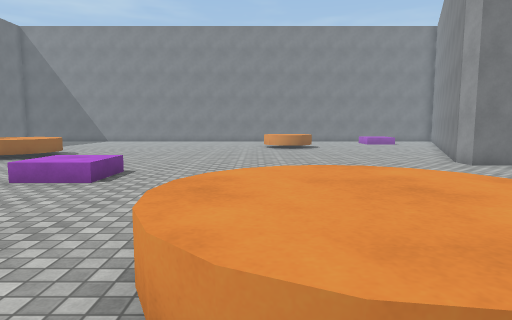
View 1 (above)

19 first-person views from a walk through a scene from a Unity 3-D project. The camera is 1.4 m above the floor, tilts 6° down and sees 75° across. The floor is counted in squares, 1 m on a side. Each view is taken from the middle of a square. On the plan, view 1 faces up. The plan holds only what a view shows up to about 15 squares ahead; the rest is blank. The place goes on beyond the plan. Surface patterns are stand-ins for the level's own textures.

View 2
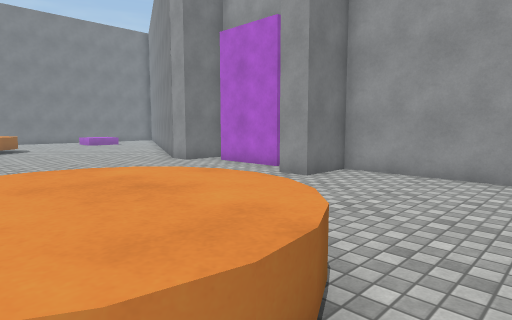

View 3
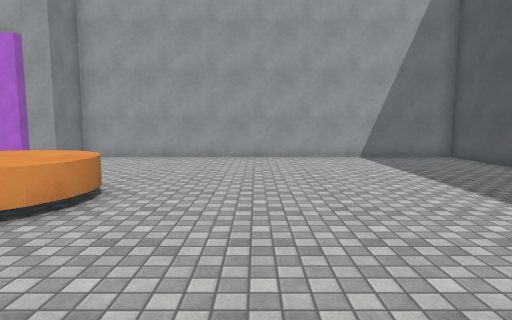

View 4
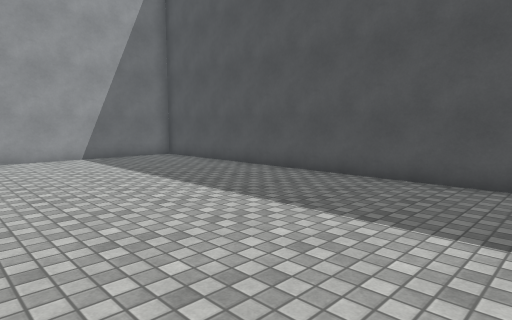

View 5
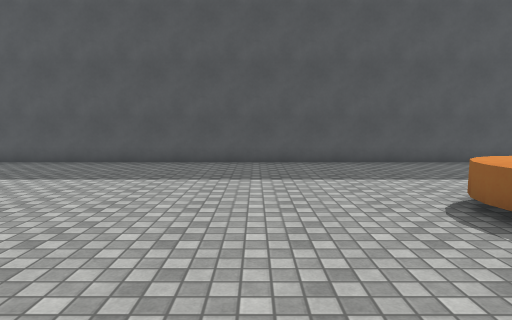

View 6
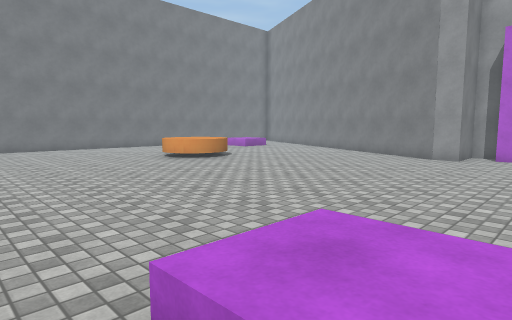

View 7
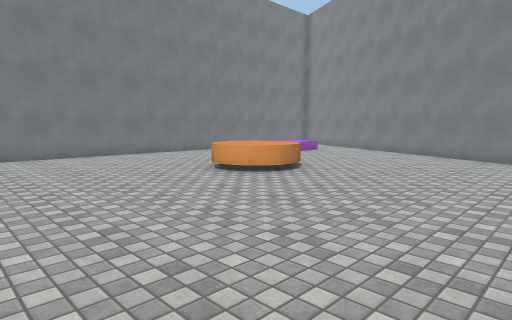

View 8
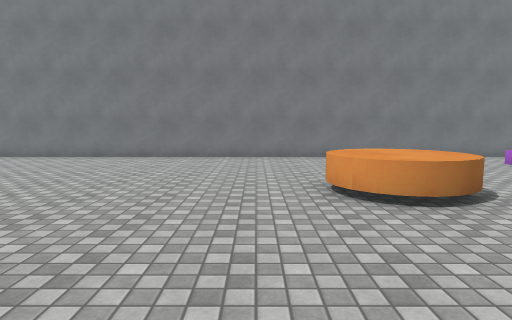

View 9
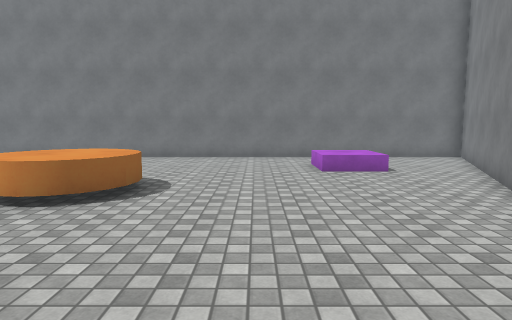

View 10
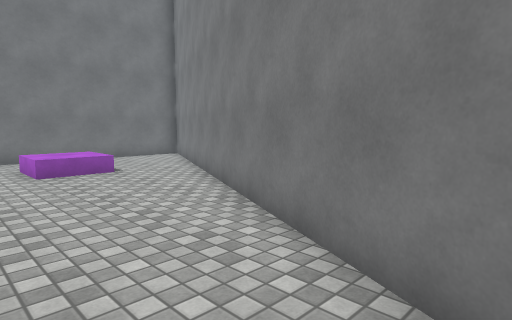

View 11
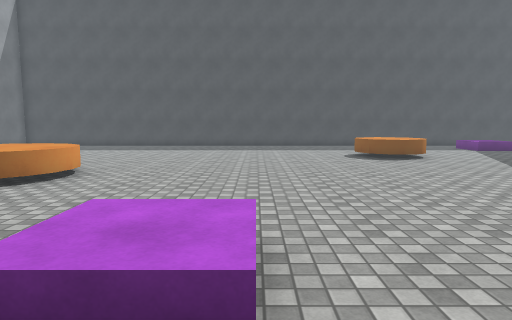

View 12
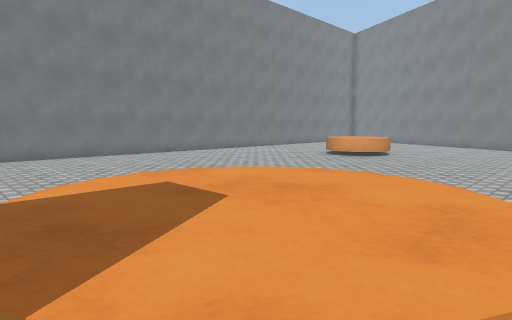

View 13
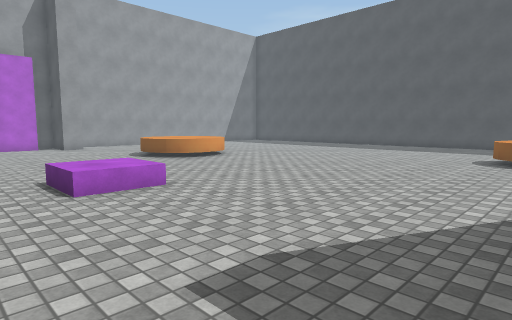

View 14
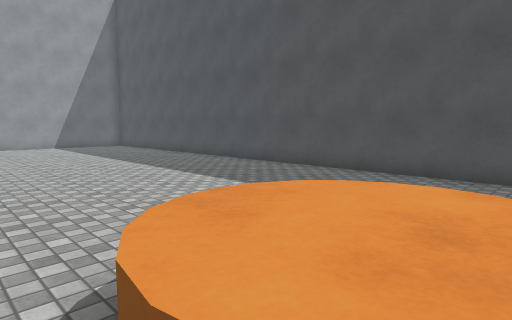

View 15
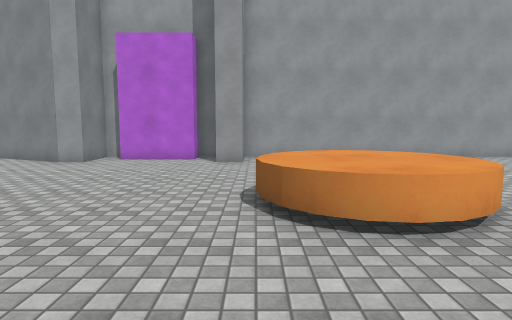

View 16
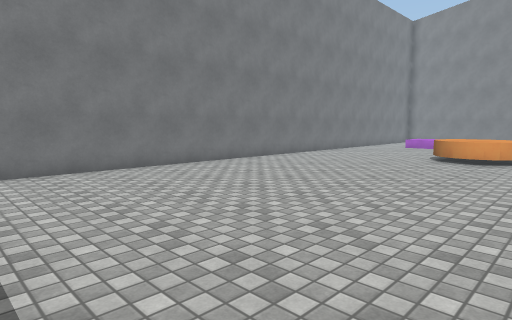

View 17
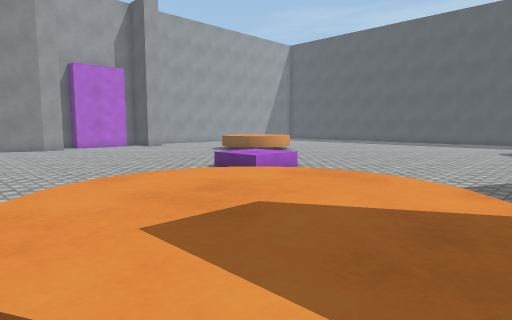

View 18
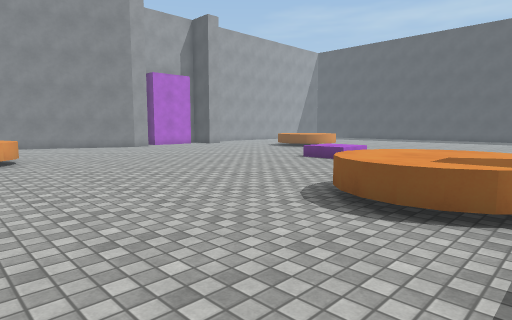

View 19
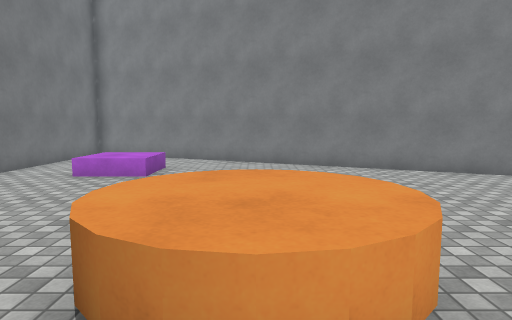

### Floor plan
Key: @ floor where view 1 was taken; # wall or solid block; . main floor; : floor 0.5 m higher than the main floor; / step, stairs or slope; ^ raised ledge.
Columns run from 13 left of view 1 to 14 right of it. Each row starts with its distance up from view 1.
 29  ###########################
 28  ...........................
 27  ..........................#
 26  ....................///...#
 25  ..................../:/..##
 24  ....................///..#
 23  ........................##
 22 ..............^^^........#
 21 ..............^^^........#
 20  .............^^^.......##
 19 ........................#
 18 .......................##
 17 .^^^...................#
 16 ^^^^^.................##
 15 ^^^^^.................#
 14 ^^^^^................##
 13 .^^^  ...............##
 12 .  .. ...............###
 11   .....................#
 10  ......///............##
  9 ......./:/............#
  8 .......///............##
  7  ......................#
  6  ....................###
  5  ............^^^.......#
  4  ...........^^^^^  ....#
  3 ............^^^^^......#
  2 ............^^^^^......#
  1 .............^^^.......#
  0 .............@.........#
 -1 .......................#
 -2 ^^^....................#
 -3 ^^^....................#
 -4 ^^^....................#
 -5  ......................#
 -6  ......................#
 -7 .......................#
 -8 .......................#
 -9 .......................#
-10 .......................#
-11 ########################

Where each view was taken, in squares from view 1:
view 1: 0 up, 0 right, facing up
view 2: 0 up, 0 right, facing up-right
view 3: 2 down, 5 left, facing right
view 4: 2 down, 5 left, facing down-right
view 5: 2 up, 7 left, facing down
view 6: 8 up, 7 left, facing up-right
view 7: 13 up, 6 left, facing up-right
view 8: 14 up, 1 left, facing up
view 9: 14 up, 6 right, facing up
view 10: 14 up, 6 right, facing up-right
view 11: 12 up, 6 left, facing down
view 12: 13 up, 13 left, facing up-right
view 13: 12 up, 13 left, facing down-right
view 14: 1 down, 13 left, facing down-right
view 15: 5 up, 5 left, facing right
view 16: 18 up, 13 left, facing up-right
view 17: 17 up, 13 left, facing down-right
view 18: 22 up, 13 left, facing down-right
view 19: 21 up, 1 left, facing right
